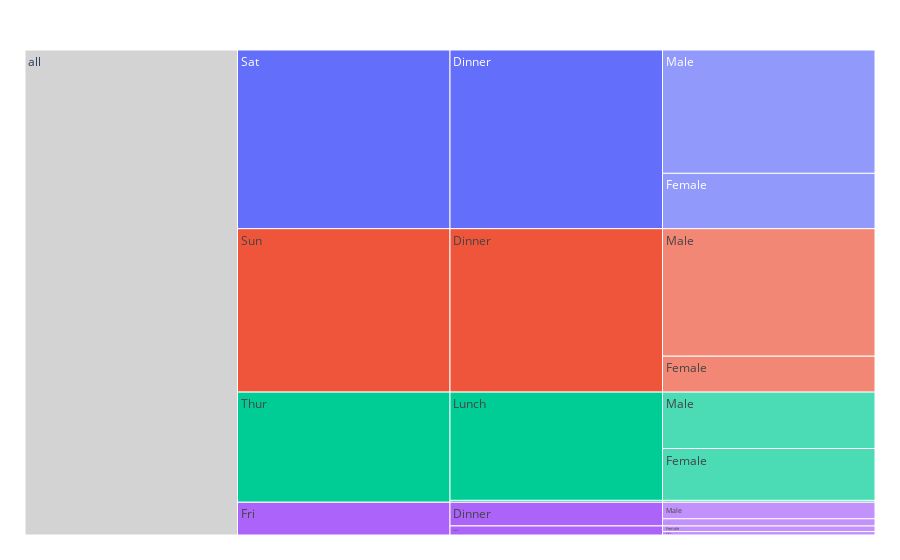

The cell this chart's notebook holds for it:
### Markdown cell above
icicle plot

### Code cell
import plotly.express as px
df = px.data.tips()
fig = px.icicle(df, path=[px.Constant("all"), 'day', 'time', 'sex'], values='total_bill')
fig.update_traces(root_color="lightgrey")
fig.update_layout(margin = dict(t=50, l=25, r=25, b=25))
fig.show()

### Figure 1 — Plotly figure (JSON) as saved in the notebook; plotly's stock layout.template omitted (floating-point values rounded to 4 significant figures)
{"data": [{"branchvalues": "total", "domain": {"x": [0, 1], "y": [0, 1]}, "hovertemplate": "labels=%{label}<br>total_bill=%{value}<br>parent=%{parent}<br>id=%{id}<extra></extra>", "ids": ["all/Fri/Dinner/Female", "all/Sat/Dinner/Female", "all/Sun/Dinner/Female", "all/Thur/Dinner/Female", "all/Fri/Lunch/Female", "all/Thur/Lunch/Female", "all/Fri/Dinner/Male", "all/Sat/Dinner/Male", "all/Sun/Dinner/Male", "all/Fri/Lunch/Male", "all/Thur/Lunch/Male", "all/Fri/Dinner", "all/Sat/Dinner", "all/Sun/Dinner", "all/Thur/Dinner", "all/Fri/Lunch", "all/Thur/Lunch", "all/Fri", "all/Sat", "all/Sun", "all/Thur", "all"], "labels": ["Female", "Female", "Female", "Female", "Female", "Female", "Male", "Male", "Male", "Male", "Male", "Dinner", "Dinner", "Dinner", "Dinner", "Lunch", "Lunch", "Fri", "Sat", "Sun", "Thur", "all"], "name": "", "parents": ["all/Fri/Dinner", "all/Sat/Dinner", "all/Sun/Dinner", "all/Thur/Dinner", "all/Fri/Lunch", "all/Thur/Lunch", "all/Fri/Dinner", "all/Sat/Dinner", "all/Sun/Dinner", "all/Fri/Lunch", "all/Thur/Lunch", "all/Fri", "all/Sat", "all/Sun", "all/Thur", "all/Fri", "all/Thur", "all", "all", "all", "all", ""], "root": {"color": "lightgrey"}, "type": "icicle", "values": [71.55, 551.0, 357.7, 18.78, 55.76, 516.1, 164.4, 1227.0, 1269.0, 34.16, 561.4, 236.0, 1778.0, 1627.0, 18.78, 89.92, 1078.0, 325.9, 1778.0, 1627.0, 1096.0, 4828.0]}], "layout": {"legend": {"tracegroupgap": 0}, "margin": {"b": 25, "l": 25, "r": 25, "t": 50}}}
